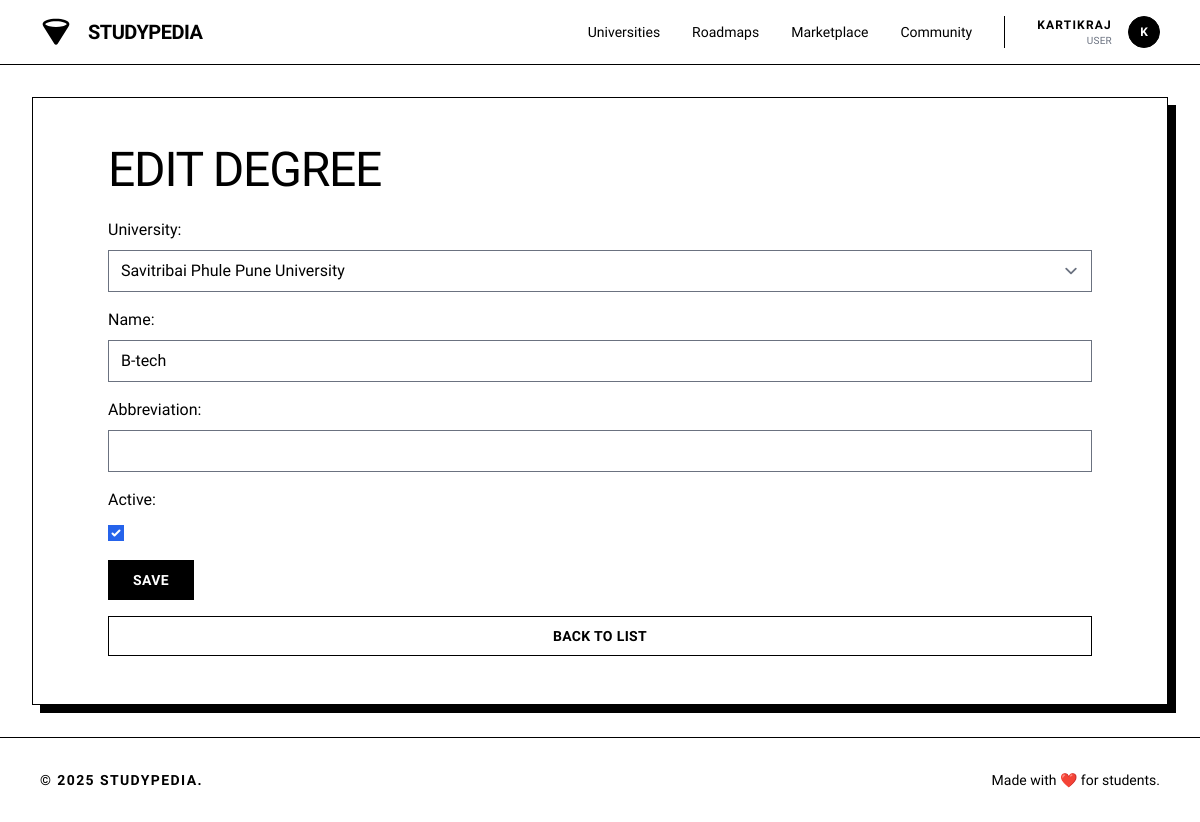
The app's page /university/degrees/1/update/ (signed in) with its own data.
### accounts/models.py (models this page shows, shortened)
class User(AbstractUser):
    ROLE_CHOICES = (
        ('user', 'User'),
        ('staff', 'Staff'),
        ('admin', 'Admin'),
    )
    role = models.CharField(max_length=20, choices=ROLE_CHOICES, default='user')
    college = models.CharField(max_length=200, blank=True)
    year_of_study = models.PositiveIntegerField(null=True, blank=True)
    location = models.CharField(max_length=100, blank=True)
    phone = models.CharField(max_length=15, blank=True)
    profile_picture = models.ImageField(upload_to='profiles/', null=True, blank=True)
    bio = models.TextField(max_length=500, blank=True)
    credits = models.PositiveIntegerField(default=0)
    wallet_balance = models.DecimalField(max_digits=8, decimal_places=2, default=0.00)
    followers = models.ManyToManyField('self', through='Follow', related_name='following', symmetrical=False)
    created_at = models.DateTimeField(auto_now_add=True)
    updated_at = models.DateTimeField(auto_now=True)
    class Meta:
        indexes = [
            models.Index(fields=['username']),
            models.Index(fields=['created_at']),
        ]

### university/models.py (models this page shows, shortened)
class Degree(models.Model):
    university = models.ForeignKey(University, on_delete=models.CASCADE, related_name='degrees')
    name = models.CharField(max_length=255)
    abbreviation = models.CharField(max_length=10, null=True, blank=True)
    is_active = models.BooleanField(default=True)
    created_at = models.DateTimeField(auto_now_add=True)
    updated_at = models.DateTimeField(auto_now=True)
    class Meta:
        ordering = ['name']

class University(models.Model):
    name = models.CharField(max_length=255)
    abbreviation = models.CharField(max_length=10, null=True, blank=True)
    is_active = models.BooleanField(default=True)
    created_at = models.DateTimeField(auto_now_add=True)
    updated_at = models.DateTimeField(auto_now=True)
    class Meta:
        ordering = ['name']

### accounts/views.py (the view, shortened to what this page needs)
    def wrapper(request, *args, **kwargs):
        if request.user.is_authenticated:
            return view_func(request, *args, **kwargs)

### accounts/views.py (called while the page is built, shortened)
def is_staff(user):
    return user.is_staff

def jwt_auth(view_func):
    def wrapper(request, *args, **kwargs):
        if request.user.is_authenticated:
            return view_func(request, *args, **kwargs)
    return wrapper

### university/views.py (called while the page is built)
@jwt_auth
@user_passes_test(is_staff)
def degree_update(request, pk):
    degree = get_object_or_404(Degree, pk=pk)
    if request.method == 'POST':
        serializer = DegreeSerializer(degree, data=request.POST)
        if serializer.is_valid():
            serializer.save()
            messages.success(request, 'Degree updated successfully.')
            return redirect('university:degree_list')
        else:
            messages.error(request, 'Error updating degree. Please check your details.')
            errors = serializer.errors
    else:
        serializer = DegreeSerializer(degree)
        errors = {}
    return render(request, 'university/degree_form.html', {
        'serializer': serializer,
        'universities': University.objects.filter(is_active=True),
        'errors': errors
    })

### university/templates/university/degree_form.html (shortened to what this page needs)
{% extends 'base.html' %}
{% block content %}
<div class="max-w-[1440px] mx-auto w-full px-4 md:px-8 py-8"><div class="bg-white border border-black p-8 md:p-12 shadow-[8px_8px_0px_0px_rgba(0,0,0,1)]">
  <div class="container">
    <h1 class="text-black tracking-tight text-3xl md:text-5xl font-light font-display uppercase mb-6" >{% if serializer.instance %}Edit Degree{% else %}Create Degree{% endif %}</h1>
    <form method="post" class="form-group">
      <div class="form-group">
        <label for="id_university">University:</label>
        <select name="university" id="id_university" required>
          {% for university in universities %}
            <option value="{{ university.pk }}" {% if serializer.data.university == university.pk %}selected{% endif %}>
              {{ university.name }}
            </option>
          {% endfor %}
        </select>
      </div>
      <div class="form-group">
        <label for="id_name">Name:</label>
        <input type="text" name="name" id="id_name" value="{{ serializer.data.name|default:'' }}" required>
      </div>
      <div class="form-group">
        <label for="id_abbreviation">Abbreviation:</label>
        <input type="text" name="abbreviation" id="id_abbreviation" value="{{ serializer.data.abbreviation|default:'' }}">
      </div>
      <div class="form-group">
        <label for="id_is_active">Active:</label>
        <input type="checkbox" name="is_active" id="id_is_active" {% if serializer.data.is_active|default:True %}checked{% endif %}>
      </div>
      <button type="submit" class="flex min-w-[84px] cursor-pointer items-center justify-center border border-black bg-black text-white hover:bg-white hover:text-black transition-colors h-10 px-6 text-sm font-bold uppercase tracking-wide">Save</button>
    </form>
    <a href="{% url 'university:degree_list' %}" class="flex min-w-[84px] cursor-pointer items-center justify-center border border-black hover:bg-black hover:text-white transition-colors h-10 px-6 text-black text-sm font-bold uppercase tracking-wide">Back to List</a>
  </div>
</div></div>
{% endblock %}

### templates/navbar.html (shortened to what this page needs)
<header class="flex items-center justify-between whitespace-nowrap border-b border-black px-10 py-4 sticky top-0 z-50 bg-white">
<div class="flex items-center gap-4">
<a href="{% url 'core:home' %}" class="flex items-center gap-4">
<div class="size-8 text-black">
</div>
<h2 class="text-black text-xl font-bold tracking-tight uppercase">Studypedia</h2>
</a>
</div>
<nav class="hidden md:flex flex-1 justify-end gap-8 items-center">
<div class="flex items-center gap-8">
<a class="text-black hover:underline underline-offset-4 transition-all text-sm font-medium" href="{% url 'university:university_list' %}">Universities</a>
<a class="text-black hover:underline underline-offset-4 transition-all text-sm font-medium" href="{% url 'roadmaps:roadmap_list' %}">Roadmaps</a>
<a class="text-black hover:underline underline-offset-4 transition-all text-sm font-medium" href="{% url 'ecommerce:marketplace' %}">Marketplace</a>
<a class="text-black hover:underline underline-offset-4 transition-all text-sm font-medium" href="{% url 'social:social' %}">Community</a>
</div>
{% if user.is_authenticated %}
<div class="flex items-center gap-4 border-l border-black pl-8">
    <div class="flex flex-col text-right">
        <span class="text-xs font-bold uppercase tracking-widest text-black">
            {% if user.first_name %}{{ user.first_name }} {{ user.last_name }}{% else %}{{ user.username }}{% endif %}
        </span>
        <span class="text-[10px] text-gray-500 uppercase tracking-wide">
            {% if user.role %}{{ user.get_role_display }}{% else %}Student{% endif %}
        </span>
    </div>
    <div class="relative group">
        <a href="{% url 'accounts:profile' %}" class="block size-8 bg-black rounded-full overflow-hidden border border-black cursor-pointer">
            {% if user.avatar %}
                <img alt="User Avatar" class="w-full h-full object-cover grayscale" src="{{ user.avatar.url }}"/>
            {% else %}
                <div class="w-full h-full flex items-center justify-center text-white text-xs font-bold">{{ user.username|make_list|first|upper }}</div>
            {% endif %}
        </a>
    </div>
</div>
{% endif %}
</nav>
</header>

### static/css/style.css (style rules this page uses)
:root { --bg-color: #ffffff; --text-color: #000000; --accent-color: #000000; --border-color: #999999; --hover-color: #f5f5f5; --shadow: 0 2px 4px rgba(0, 0, 0, 0.1); --primary-color: #000000; --secondary-color: #666666; }
* { margin: 0; padding: 0; box-sizing: border-box; }
body { font-family: 'Inter', -apple-system, BlinkMacSystemFont, sans-serif; background: var(--bg-color); color: var(--text-color); line-height: 1.6; padding-bottom: 70px; }
.container { max-width: 1200px; margin: 0 auto; padding: 0 20px; }
header { border-bottom: 1px solid var(--border-color); padding: 0.75rem 0; position: sticky; top: 0; background: var(--bg-color); z-index: 100; }
nav { display: flex; justify-content: space-between; align-items: center; }
@media (min-width: 769px) { body { padding-bottom: 0; } }
.form-group { margin-bottom: 1rem; }
label { display: block; margin-bottom: 0.5rem; font-weight: 500; }
input, select, textarea { width: 100%; padding: 8px 12px; border: 1px solid var(--border-color); border-radius: 4px; font-size: 1rem; background: var(--bg-color); color: var(--text-color); }

### records on screen
User: username "KARTIKRAJ", role "USER", username|make_list "K"
Degree: university "Savitribai Phule Pune University", name "B-tech"
